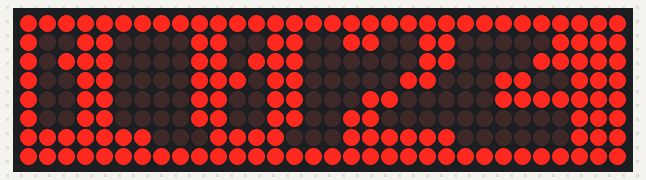
Bench run of a program on a simulated Raspberry Pi Pico running MicroPython. Parts: 32×8 LED matrix. The clock reads 2024-03-15 10:24:30 at power-on unless the program sets it; library files of the repository ran but are not shown: max7219.py; what the program prints to the serial console is not drawn.

Above: at 0.15 s.
At 1.08 s:
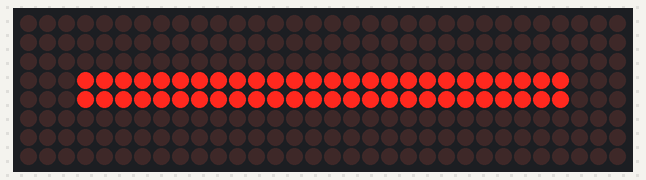
At 10.46 s:
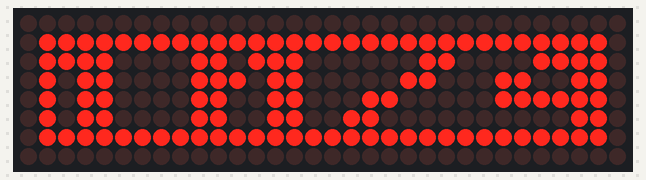
At 11.3 s:
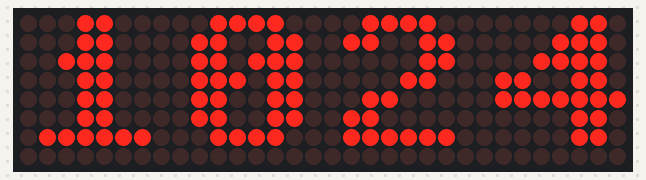

Measured:
- what the display in image 3 shows lasts 8.7 s, from 11.3 s to 20.0 s

The program:

eersteTijd.py
```python
from machine import Pin, SPI
import max7219 as matrix
import utime

spi = SPI(0,sck=Pin(2),mosi=Pin(3))
cs = Pin(5, Pin.OUT)

display = matrix.Matrix8x8(spi, cs, 4)
display.brightness(1)

if __name__ == "__main__":
    while True:
        dt = utime.localtime()
        print(dt)
        tijd = "{:02d}{:02d}".format(dt[3], dt[4])

        display.fill(0)
        display.text(tijd,0,0,1)
        display.show()

        if dt[5] % 10 == 0:
            x = 0
            while x < 4:
                display.rect(x,x,32-x-x,8-x-x,1)
                display.show()
                utime.sleep(.3)
                display.rect(x,x,32-x-x,8-x-x,0)
                x = x + 1
```
